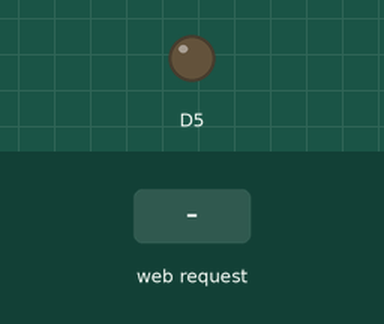
A sketch run on a simulated ESP8266 (NodeMCU). Shown: output pins drawn as LEDs (lit = HIGH). Inputs (shaded band) come from the test bench. WiFi joins after 1.5 s; servers stay silent unless stated; what the sketch prints to the serial monitor is not drawn.

Above: at 2.7 s.
2.8 s: HTTP request GET /ledBE received
At 3.9 s:
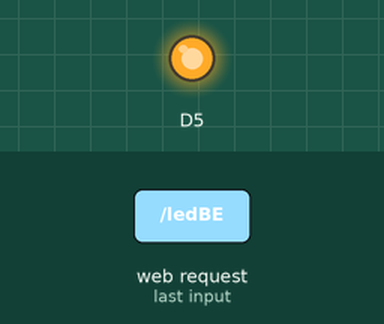
4.3 s: HTTP request GET /ledLE received
At 5.1 s:
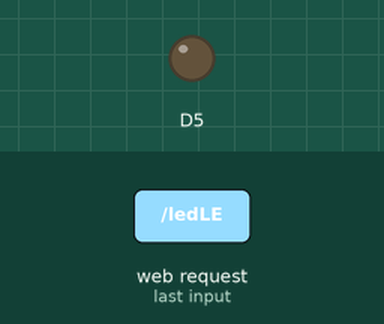
Timing chart, 0 to 7.3 s (numbered marks = the images above; inputs shaded):
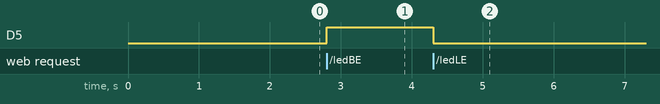

Measured:
- after the input at 2.8 s, D5: LOW → HIGH at once
- after the input at 4.3 s, D5: HIGH → LOW at once

The sketch:

ujWebszerver.ino
```cpp
#include <ESP8266WiFi.h>
#include <ESP8266WebServer.h>

// Set WiFi credentials
#define WIFI_SSID "Arduino_305"
#define WIFI_PASS "Ardu1n0_3o5"

// Create a new web server
ESP8266WebServer webserver(80);


IPAddress ip(192, 168, 0, 26);
IPAddress gateway(192, 168, 0, 1);
IPAddress subnet(255, 255, 255, 0);

// Handle Root
void rootPage() {
  webserver.send(200, "text/html", "<h1>Helló 2 world</h1>");
}

// Handle 404
void notfoundPage(){
  webserver.send(404, "text/plain", "404: Not found");
}

//Led felkapcsolás
void ledFELkapcsolas(){
  digitalWrite(D5,HIGH);
  webserver.send(200,"text/plain","OK");
}

//Led lekapcsolás
void ledLEkapcsolas(){
  digitalWrite(D5,LOW);
  webserver.send(200,"text/plain","OK");
}

void setup()
{
  // Setup serial port
  Serial.begin(115200);
  Serial.println();
  pinMode(D5,OUTPUT);

  //Begin WiFi
  WiFi.config(ip, gateway, subnet);
  WiFi.begin(WIFI_SSID, WIFI_PASS);
  while (WiFi.status() != WL_CONNECTED) {
    Serial.println(".");
     delay(500); }

  // WiFi Connected
  Serial.print("Kapcsolódva! IP címe: ");
  Serial.println(WiFi.localIP());

  // Start Web Server
  webserver.on("/hello", rootPage);
  webserver.on("/ledBE", ledFELkapcsolas);
  webserver.on("/ledLE", ledLEkapcsolas);
  webserver.onNotFound(notfoundPage);

  webserver.begin();
//192.168.0.101
}

// Listen for HTTP requests
void loop(void){
  webserver.handleClient();

}
```
